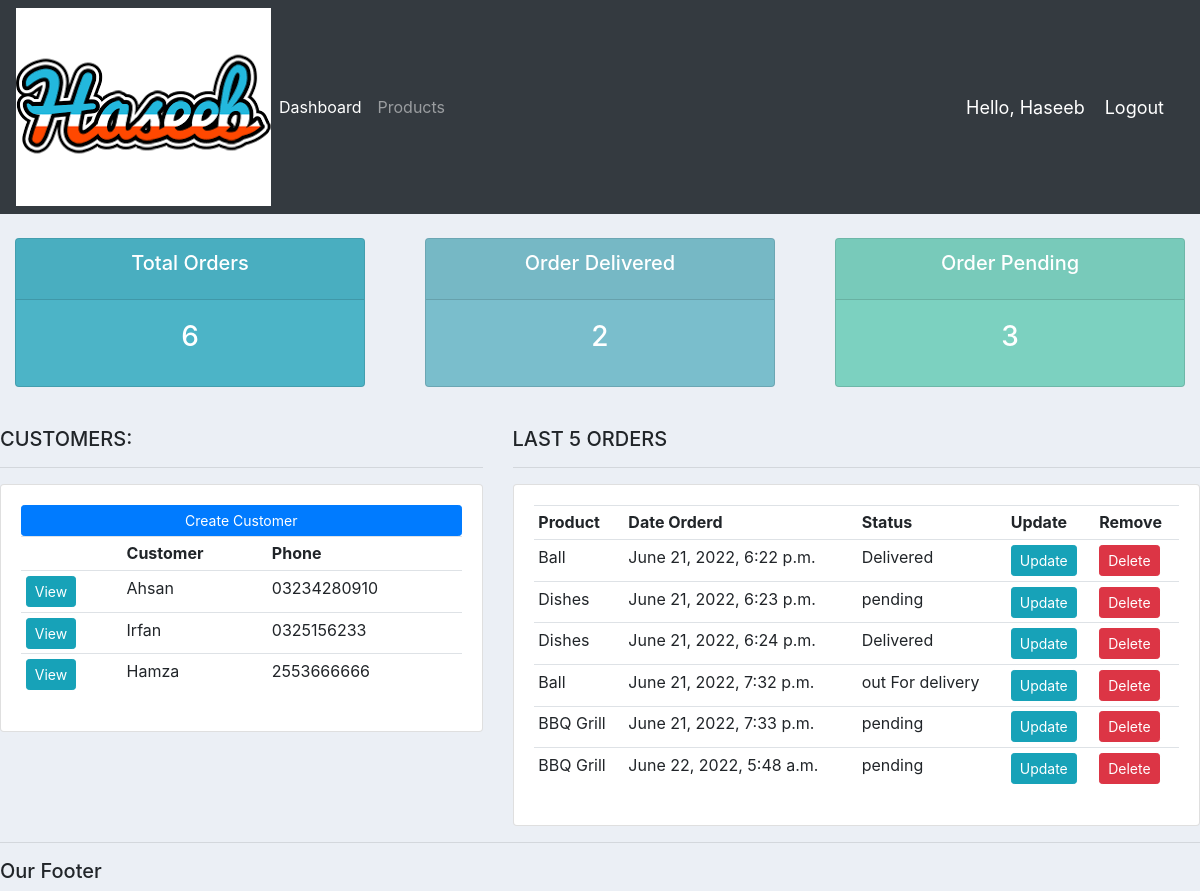
The app's page / (signed in) with its own data.
### accounts/models.py (models this page shows, shortened)
class Customer(models.Model):
    name = models.CharField(max_length=200, null=True)
    Phone = models.CharField(max_length=200, null=True)
    email = models.CharField(max_length=200, null=True)
    date_created = models.DateTimeField(auto_now_add=True, null=True)

class Order(models.Model):
    STATUS = (
        ('pending', 'pending'),
        ('out For delivery', 'out For delivery'),
        ('Delivered', 'Delivered'),
        )
    customer = models.ForeignKey(Customer, null=True, on_delete=models.SET_NULL)
    product = models.ForeignKey(Product, null=True, on_delete=models.SET_NULL)
    date_created = models.DateTimeField(auto_now_add=True, null=True)
    status = models.CharField(max_length=200, null=True, choices=STATUS)
    note = models.CharField(max_length=1000, null=True)

class Product(models.Model):
    CATEGORY = (
        ('Indoor', 'Indoor'),
        ('Out Door', 'Out Door'),
        )
    name = models.CharField(max_length=200, null=True)
    price = models.FloatField(null=True)
    category = models.CharField(max_length=200, null=True, choices=CATEGORY)
    description = models.CharField(max_length=200, null=True, blank=True)
    date_created = models.DateTimeField(auto_now_add=True, null=True)
    tags = models.ManyToManyField(Tag)
    def __str__(self):
        return self.name

### accounts/decorators.py (the view)
    def wrapper_func(request, *args, **kwargs):
            group = None
            if request.user.groups.exists():
                group = request.user.groups.all()[0].name
            if group == 'customer':
                return redirect('user_page')
            if group == 'admin':
                return view_fun (request, *args, **kwargs)

### accounts/views.py (called while the page is built)
@login_required(login_url='login')
@admin_only
def home(request):
    orders = Order.objects.all()
    customers = Customer.objects.all()
    total_customers = customers.count()
    total_orders = orders.count()
    delivered =orders.filter(status='Delivered').count()
    pending = orders.filter(status='pending').count()
    context = {'orders': orders, 'customers': customers,
               'total_orders': total_orders, 'delivered': delivered,
               'pending': pending}
    return render(request, 'accounts/dashboard.html', context)

### accounts/templates/accounts/dashboard.html
{% extends 'accounts/main.html' %}
{% block content %}
{% include 'accounts/status.html' %}
<br>
<div class="row">
    <div class="col-md-5">
        <h5>CUSTOMERS:</h5>
        <hr>
        <div class="card card-body">
            <a class="btn btn-primary btn-sm btn-block"href="">Create Customer</a>
            <table class="table table-sm">
                <tr>
                    <th></th>
                    <th>Customer</th>
                    <th>Phone</th>
                </tr>
                {% for customer in customers %}
                    <tr>
                        <td><a class="btn btn-sm btn-info" href="{% url 'customer' customer.id %}">View</a></td>
                        <td>{{customer.name}}</td>
                        <td>{{customer.Phone}}</td>
                    </tr>
                {% endfor %}
            </table>
        </div>
    </div>
    <div class="col-md-7">
        <h5>LAST 5 ORDERS</h5>
        <hr>
        <div class="card card-body">
            <table class="table table-sm">
                <tr>
                    <th>Product</th>
                    <th>Date Orderd</th>
                    <th>Status</th>
                    <th>Update</th>
                    <th>Remove</th>
                </tr>
                {% for order in orders %}
                    <tr>
                        <td>{{order.product}}</td>
                        <td>{{order.date_created}}</td>
                        <td>{{order.status}}</td>
                        <td><a class="btn btn-sm btn-info" href="{% url 'update_order' order.id %}">Update</a></td>
                        <td><a class="btn btn-sm btn-danger" href="{% url 'delete_order' order.id %}">Delete </a></td>
                    </tr>
                {% endfor %}
            </table>
        </div>
    </div>
</div>
{% endblock %}

### accounts/templates/accounts/main.html (shortened to what this page needs)
{% load static %}
<!DOCTYPE html>
<html lang="en">
<head>
    <link rel="stylesheet" href="https://cdn.jsdelivr.net/npm/bootstrap@4.4.1/dist/css/bootstrap.min.css">
    <link rel="stylesheet"type="text/css"href="{% static '/css/main.css' %}">
</head>
<body>
    {% include 'accounts/navbar.html' %}
    {% block content %}
    {%  endblock %}
    <hr>
    <h5>Our Footer</h5>
</body>
</html>

### accounts/templates/accounts/navbar.html (shortened to what this page needs)
{% load static %}
<nav class="navbar navbar-expand-lg navbar-dark bg-dark">
  <img src="{% static 'images/logo.png' %}">
  <div class="collapse navbar-collapse" id="navbarNav">
    <ul class="navbar-nav">
      {% if request.user.is_staff %}
      <li class="nav-item active">
        <a class="nav-link" href="{% url 'home' %}">Dashboard</a>
      </li>
      <li class="nav-item">
        <a class="nav-link" href="{% url 'products' %}">Products</a>
      </li>
      {% endif %}
    </ul>
  </div>
  <span class="hello-msg">Hello, {{request.user}}</span>
  <span><a class="hello-msg" href="{% url 'logout'  %}">Logout</a></span>
</nav>

### accounts/templates/accounts/status.html
<br>
<div class="row">
    <div class="col">
      <div class="col-md">
        <div class="card text-center text-white mb-3" id="total-orders">
          <div class="card-header">
              <h5 class="card-title">Total Orders</h5>
          </div>
          <div class="card-body">
              <h3 class="card-title">{{total_orders}}</h3>
            </div>
        </div>
        </div>
    </div>
    <div class="col">
          <div class="col-md">
            <div class="card text-center text-white mb-3" id="orders-delivered">
              <div class="card-header">
                  <h5 class="card-title">Order Delivered</h5>
              </div>
              <div class="card-body">
                  <h3 class="card-title">{{delivered}}</h3>
            </div>
          </div>
        </div>
    </div>
    <div class="col">
          <div class="col-md">
            <div class="card text-center text-white mb-3" id="orders-pending">
              <div class="card-header">
                  <h5 class="card-title">Order Pending</h5>
              </div>
              <div class="card-body">
                  <h3 class="card-title">{{pending}}</h3>
              </div>
            </div>
          </div>
    </div>
</div>

### static/css/main.css (style rules this page uses)
body { background-color: #ebeff5; }
#total-orders { background-color: #4cb4c7; }
#orders-delivered { background-color: #7abecc; }
#orders-pending { background-color: #7CD1C0; }

### accounts/templates/accounts/navbar.html (style rules this page uses)
.hello-msg { font-size: 18px; color: #fff; margin-right: 20px; }

### records on screen
Customer: name "Ahsan", Phone "03234280910"
Customer: name "Irfan", Phone "0325156233"
Customer: name "Hamza", Phone "2553666666"
Order: product "Ball", date_created "June 21, 2022, 6:22 p.m.", status "Delivered"
Order: product "Dishes", date_created "June 21, 2022, 6:23 p.m.", status "pending"
Order: product "Dishes", date_created "June 21, 2022, 6:24 p.m.", status "Delivered"
Order: product "Ball", date_created "June 21, 2022, 7:32 p.m.", status "out For delivery"
Order: product "BBQ Grill", date_created "June 21, 2022, 7:33 p.m.", status "pending"
Order: product "BBQ Grill", date_created "June 22, 2022, 5:48 a.m.", status "pending"

### other values on screen
{{ request.user }} "Haseeb"
{{ total_orders }} "6"
{{ delivered }} "2"
{{ pending }} "3"
